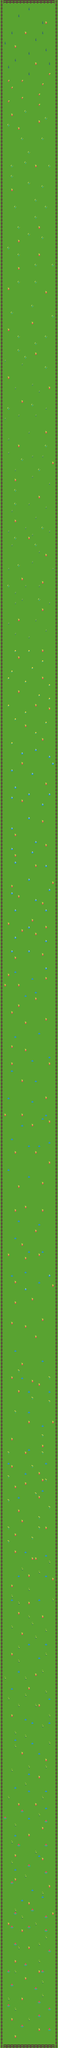

Tiled map render using the project's own tile images. Description and the map definition, with tile-layer contents summarised, below:
An orthogonal 17x600 tile map with 62x62 px tiles, 2 tile layers (Camada de Tiles 1, Objectos).

<map version="1.0" orientation="orthogonal" renderorder="right-down" width="17" height="600" tilewidth="62" tileheight="62" nextobjectid="1">
 <tileset firstgid="1" name="tilesheet_complete" tilewidth="62" tileheight="62" spacing="2" margin="1" tilecount="264" columns="22">
  <image source="tilesheet_complete.png" width="1408" height="768" />
 </tileset>
 <layer name="Camada de Tiles 1" width="17" height="600">
  <data>[10200 cells, 10200 non-empty, 1 distinct tile ids]</data>
 </layer>
 <layer name="Objectos" width="17" height="600">
  <data>[10200 cells, 1719 non-empty, 13 distinct tile ids]</data>
 </layer>
</map>
